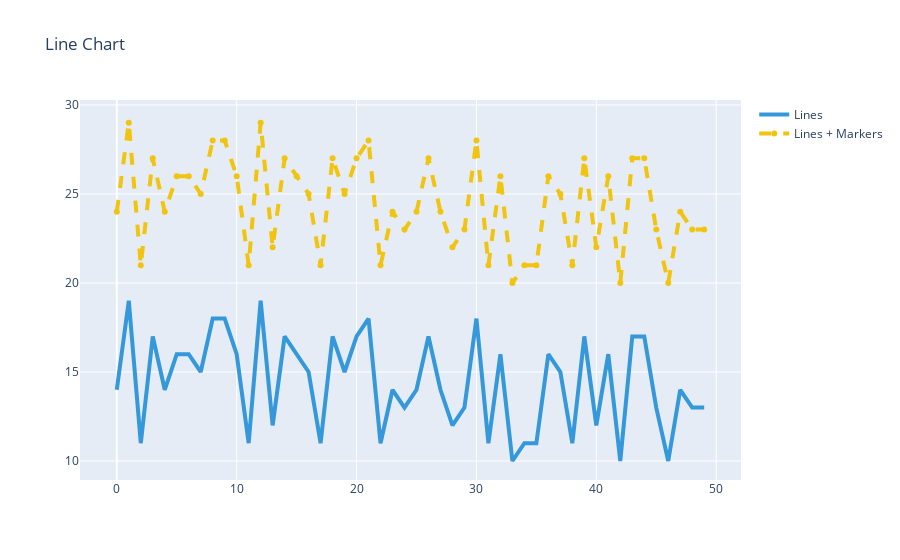

Here is the notebook cell this chart was saved with:
### Markdown cell above
#### Multiple Line Chart

### Code cell
fig = go.Figure(
   data=[
     go.Scatter(
         x=x,
         y=y,
         mode='lines',
         name='Lines',
         line=dict(
             color='#3498db',
             width=4
         )
     ),
     go.Scatter(
         x=x,
         y=y + 10,
         mode='lines+markers',
         name='Lines + Markers',
         line=dict(
             color='#f1c40f',
             dash='dash',
             width=4
         )  
     )
   ],
   layout=go.Layout(
       title='Line Chart',
       hovermode='x'
   )
)
pyo.iplot(fig)

### Figure 1 — Plotly figure (JSON) as saved in the notebook; plotly's stock layout.template omitted (floating-point values rounded to 4 significant figures)
{"data": [{"line": {"color": "#3498db", "width": 4}, "mode": "lines", "name": "Lines", "type": "scatter", "x": [0, 1, 2, 3, 4, 5, 6, 7, 8, 9, 10, 11, 12, 13, 14, 15, 16, 17, 18, 19, 20, 21, 22, 23, 24, 25, 26, 27, 28, 29, 30, 31, 32, 33, 34, 35, 36, 37, 38, 39, 40, 41, 42, 43, 44, 45, 46, 47, 48, 49], "y": [14, 19, 11, 17, 14, 16, 16, 15, 18, 18, 16, 11, 19, 12, 17, 16, 15, 11, 17, 15, 17, 18, 11, 14, 13, 14, 17, 14, 12, 13, 18, 11, 16, 10, 11, 11, 16, 15, 11, 17, 12, 16, 10, 17, 17, 13, 10, 14, 13, 13]}, {"line": {"color": "#f1c40f", "dash": "dash", "width": 4}, "mode": "lines+markers", "name": "Lines + Markers", "type": "scatter", "x": [0, 1, 2, 3, 4, 5, 6, 7, 8, 9, 10, 11, 12, 13, 14, 15, 16, 17, 18, 19, 20, 21, 22, 23, 24, 25, 26, 27, 28, 29, 30, 31, 32, 33, 34, 35, 36, 37, 38, 39, 40, 41, 42, 43, 44, 45, 46, 47, 48, 49], "y": [24, 29, 21, 27, 24, 26, 26, 25, 28, 28, 26, 21, 29, 22, 27, 26, 25, 21, 27, 25, 27, 28, 21, 24, 23, 24, 27, 24, 22, 23, 28, 21, 26, 20, 21, 21, 26, 25, 21, 27, 22, 26, 20, 27, 27, 23, 20, 24, 23, 23]}], "layout": {"hovermode": "x", "title": {"text": "Line Chart"}}}
